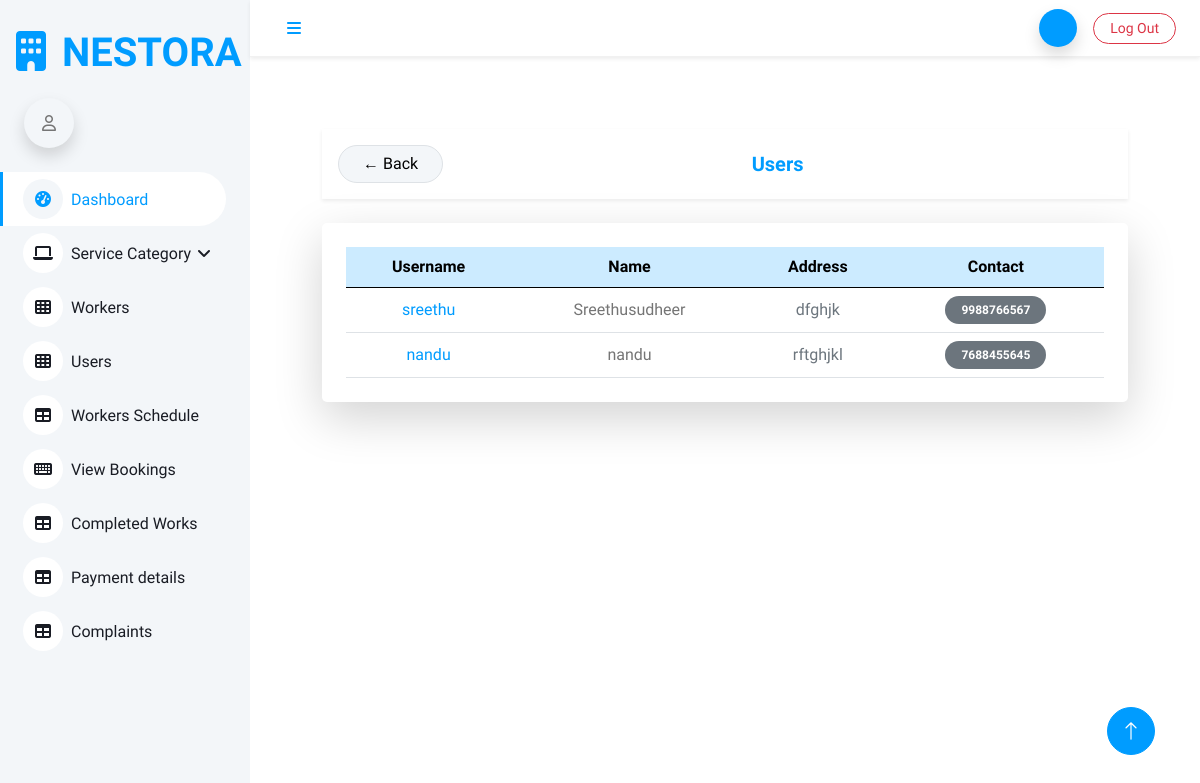
Screenshot of /users with the database file from the repository.
### Homeserviceapp/models.py (models this page shows)
class UserRegistration(models.Model):
    user = models.OneToOneField(Login, on_delete=models.CASCADE, related_name='user')
    name = models.CharField(max_length=250)
    address = models.TextField(max_length=300)
    contact = models.IntegerField()

class Login(AbstractUser):
    is_user = models.BooleanField(default=False)
    is_worker = models.BooleanField(default=False)

### Homeserviceapp/views.py (the view)
# urls.py: path('users', views.view_users, name='users'),
def view_users(request):
    data = UserRegistration.objects.all()
    return render(request, 'admin/view_users.html', {'data': data})

### templates/admin/view_users.html (shortened to what this page needs)
{% extends 'admin/admin_dashboard.html' %}
{% block content %}
<div class="container py-4">
    <div class="d-flex justify-content-between align-items-center mb-4 p-3 bg-white shadow-sm rounded-4">
        <a href="{% url 'admin_dashboard' %}" class="btn btn-light border rounded-pill px-4">
            ← Back
        </a>
        <h5 class="mb-0 fw-bold text-primary">Users</h5>
    </div>
    <div class="card border-0 shadow-lg rounded-4">
        <div class="card-body p-4">
            <div class="table-responsive">
                <table class="table table-hover align-middle text-center mb-0">
                    <thead class="table-primary">
                        <tr>
                            <th>Username</th>
                            <th>Name</th>
                            <th>Address</th>
                            <th>Contact</th>
                        </tr>
                    </thead>
                    <tbody>
                        {% for i in data %}
                        <tr>
                            <td class="fw-semibold text-primary">
                                {{ i.user.username }}
                            </td>
                            <td>{{ i.name }}</td>
                            <td class="text-muted">
                                {{ i.address }}
                            </td>
                            <td>
                                <span class="badge bg-secondary px-3 py-2 rounded-pill">
                                    {{ i.contact }}
                                </span>
                            </td>
                        </tr>
                        {% empty %}
                        <tr>
                            <td colspan="4" class="text-muted py-4">
                                No users found
                            </td>
                        </tr>
                        {% endfor %}
                    </tbody>
                </table>
            </div>
        </div>
    </div>
</div>
{% endblock %}

### static/dashboard/css/style.css (style rules this page uses)
:root { --primary: #009CFF; --light: #F3F6F9; --dark: #191C24; }
.btn { transition: .5s; }

### rows the page displays
UserRegistration: user.username "sreethu", name "Sreethusudheer", address "dfghjk", contact "9988766567"
UserRegistration: user.username "nandu", name "nandu", address "rftghjkl", contact "7688455645"
